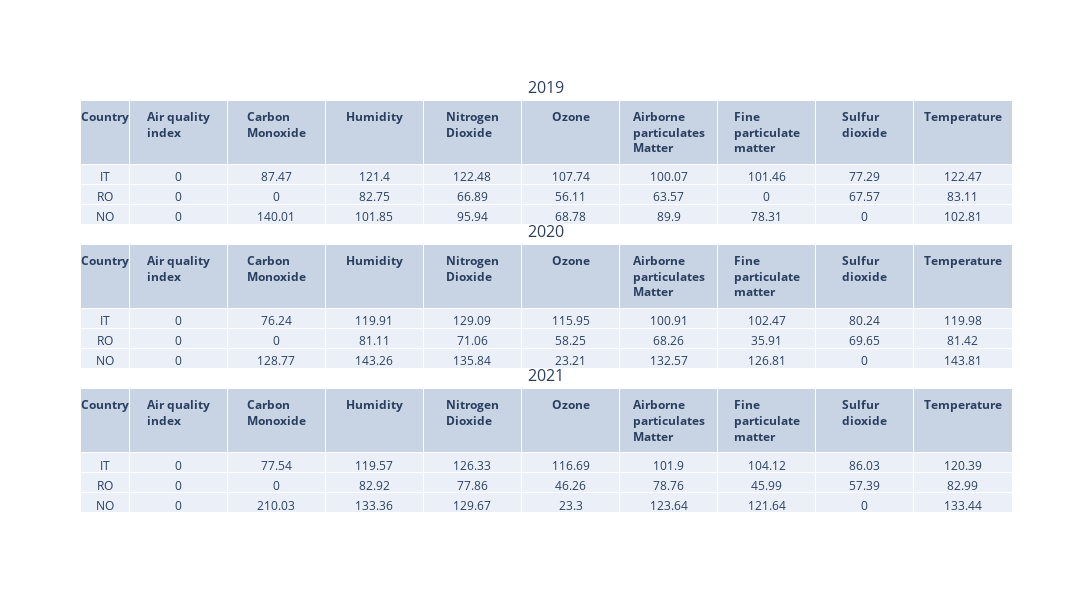

The cell this chart's notebook holds for it:
### Code cell
countries = ['IT', 'RO', 'NO' ]


fig = make_subplots(
    rows=3, cols=1,
    shared_xaxes=True,
    vertical_spacing=0.03,
    specs=[[{"type": "table"}],
           [{"type": "table"}],
           [{"type": "table"}]],
    subplot_titles=("2019", "2020", "2021")
    )

# 2019
fig.add_trace(go.Table( columnwidth = [10,20,20, 20,20,20,20,20,20,20,20,20,20,20,20,20,20,20],
                  header=dict(values=['<b>Country</b>', '<b>Air quality index</b>', '<b>Carbon Monoxide</b>',
                                      '<b>Humidity</b>', '<b>Nitrogen Dioxide</b>', '<b>Ozone</b>', '<b>Airborne particulates Matter</b>', 
                                      '<b>Fine particulate matter</b>', '<b>Sulfur dioxide</b>', '<b>Temperature</b>']),
                 cells=dict(values=[
                      [country for country in countries],
                      [round(value,2) for value in [res[(res['Specie'] == 'aqi') & (res['Country'] == country) & (res['Year'] == '2019')]['count'] for country in countries]],
                      [round(value,2) for value in [res[(res['Specie'] == 'co') & (res['Country'] == country) & (res['Year'] == '2019')]['count'] for country in countries]],
                      [round(value,2) for value in [res[(res['Specie'] == 'humidity') & (res['Country'] == country) & (res['Year'] == '2019')]['count'] for country in countries]],
                      [round(value,2) for value in [res[(res['Specie'] == 'no2') & (res['Country'] == country) & (res['Year'] == '2019')]['count'] for country in countries]],
                      [round(value,2) for value in [res[(res['Specie'] == 'o3') & (res['Country'] == country) & (res['Year'] == '2019')]['count'] for country in countries]],
                      [round(value,2) for value in [res[(res['Specie'] == 'pm10') & (res['Country'] == country) & (res['Year'] == '2019')]['count'] for country in countries]],
                      [round(value,2) for value in [res[(res['Specie'] == 'pm25') & (res['Country'] == country) & (res['Year'] == '2019')]['count'] for country in countries]],
                      [round(value,2) for value in [res[(res['Specie'] == 'so2') & (res['Country'] == country) & (res['Year'] == '2019')]['count'] for country in countries]],
                      [round(value,2) for value in [res[(res['Specie'] == 'temperature') & (res['Country'] == country) & (res['Year'] == '2019')]['count'] for country in countries]],
                                    ]
                            )
                        ),
                row = 1, col = 1
                )

# 2020
fig.add_trace(go.Table( columnwidth = [10,20,20, 20,20,20,20,20,20,20,20,20,20,20,20,20,20,20],
                  header=dict(values=['<b>Country</b>', '<b>Air quality index</b>', '<b>Carbon Monoxide</b>',
                                      '<b>Humidity</b>', '<b>Nitrogen Dioxide</b>', '<b>Ozone</b>', '<b>Airborne particulates Matter</b>', 
                                      '<b>Fine particulate matter</b>', '<b>Sulfur dioxide</b>', '<b>Temperature</b>']),
                 cells=dict(values=[
                      [country for country in countries],
                      [round(value,2) for value in [res[(res['Specie'] == 'aqi') & (res['Country'] == country) & (res['Year'] == '2020')]['count'] for country in countries]],
                      [round(value,2) for value in [res[(res['Specie'] == 'co') & (res['Country'] == country) & (res['Year'] == '2020')]['count'] for country in countries]],
                      [round(value,2) for value in [res[(res['Specie'] == 'humidity') & (res['Country'] == country) & (res['Year'] == '2020')]['count'] for country in countries]],
                      [round(value,2) for value in [res[(res['Specie'] == 'no2') & (res['Country'] == country) & (res['Year'] == '2020')]['count'] for country in countries]],
                      [round(value,2) for value in [res[(res['Specie'] == 'o3') & (res['Country'] == country) & (res['Year'] == '2020')]['count'] for country in countries]],
                      [round(value,2) for value in [res[(res['Specie'] == 'pm10') & (res['Country'] == country) & (res['Year'] == '2020')]['count'] for country in countries]],
                      [round(value,2) for value in [res[(res['Specie'] == 'pm25') & (res['Country'] == country) & (res['Year'] == '2020')]['count'] for country in countries]],
                      [round(value,2) for value in [res[(res['Specie'] == 'so2') & (res['Country'] == country) & (res['Year'] == '2020')]['count'] for country in countries]],
                      [round(value,2) for value in [res[(res['Specie'] == 'temperature') & (res['Country'] == country) & (res['Year'] == '2020')]['count'] for country in countries]],
                                    ]
                            )
                        ),
                row = 2, col = 1
                )
                      
# 2021   
fig.add_trace(go.Table( columnwidth = [10,20,20, 20,20,20,20,20,20,20,20,20,20,20,20,20,20,20],
                header=dict(values=['<b>Country</b>', '<b>Air quality index</b>', '<b>Carbon Monoxide</b>',
                                        '<b>Humidity</b>', '<b>Nitrogen Dioxide</b>', '<b>Ozone</b>', '<b>Airborne particulates Matter</b>', 
                                        '<b>Fine particulate matter</b>', '<b>Sulfur dioxide</b>', '<b>Temperature</b>']),
                cells=dict(values=[
                        [country for country in countries],
                        [round(value,2) for value in [res[(res['Specie'] == 'aqi') & (res['Country'] == country) & (res['Year'] == '2021')]['count'] for country in countries]],
                        [round(value,2) for value in [res[(res['Specie'] == 'co') & (res['Country'] == country) & (res['Year'] == '2021')]['count'] for country in countries]],
                        [round(value,2) for value in [res[(res['Specie'] == 'humidity') & (res['Country'] == country) & (res['Year'] == '2021')]['count'] for country in countries]],
                        [round(value,2) for value in [res[(res['Specie'] == 'no2') & (res['Country'] == country) & (res['Year'] == '2021')]['count'] for country in countries]],
                        [round(value,2) for value in [res[(res['Specie'] == 'o3') & (res['Country'] == country) & (res['Year'] == '2021')]['count'] for country in countries]],
                        [round(value,2) for value in [res[(res['Specie'] == 'pm10') & (res['Country'] == country) & (res['Year'] == '2021')]['count'] for country in countries]],
                        [round(value,2) for value in [res[(res['Specie'] == 'pm25') & (res['Country'] == country) & (res['Year'] == '2021')]['count'] for country in countries]],
                        [round(value,2) for value in [res[(res['Specie'] == 'so2') & (res['Country'] == country) & (res['Year'] == '2021')]['count'] for country in countries]],
                        [round(value,2) for value in [res[(res['Specie'] == 'temperature') & (res['Country'] == country) & (res['Year'] == '2021')]['count'] for country in countries]],
                                        ]
                                )
                        ),
        row = 3, col = 1
        )

fig.update_layout(width=1200,height=600)

### Figure 1 — Plotly figure (JSON) as saved in the notebook; plotly's stock layout.template omitted (floating-point values rounded to 4 significant figures)
{"data": [{"cells": {"values": [["IT", "RO", "NO"], [[0], [0], [0]], [[87.47], [0], [140.0]], [[121.4], [82.75], [101.8]], [[122.5], [66.89], [95.94]], [[107.7], [56.11], [68.78]], [[100.1], [63.57], [89.9]], [[101.5], [0], [78.31]], [[77.29], [67.57], [0]], [[122.5], [83.11], [102.8]]]}, "columnwidth": [10, 20, 20, 20, 20, 20, 20, 20, 20, 20, 20, 20, 20, 20, 20, 20, 20, 20], "domain": {"x": [0, 1], "y": [0.6867, 1.0]}, "header": {"values": ["<b>Country</b>", "<b>Air quality index</b>", "<b>Carbon Monoxide</b>", "<b>Humidity</b>", "<b>Nitrogen Dioxide</b>", "<b>Ozone</b>", "<b>Airborne particulates Matter</b>", "<b>Fine particulate matter</b>", "<b>Sulfur dioxide</b>", "<b>Temperature</b>"]}, "type": "table"}, {"cells": {"values": [["IT", "RO", "NO"], [[0], [0], [0]], [[76.24], [0], [128.8]], [[119.9], [81.11], [143.3]], [[129.1], [71.06], [135.8]], [[116.0], [58.25], [23.21]], [[100.9], [68.26], [132.6]], [[102.5], [35.91], [126.8]], [[80.24], [69.65], [0]], [[120.0], [81.42], [143.8]]]}, "columnwidth": [10, 20, 20, 20, 20, 20, 20, 20, 20, 20, 20, 20, 20, 20, 20, 20, 20, 20], "domain": {"x": [0, 1], "y": [0.3433, 0.6567]}, "header": {"values": ["<b>Country</b>", "<b>Air quality index</b>", "<b>Carbon Monoxide</b>", "<b>Humidity</b>", "<b>Nitrogen Dioxide</b>", "<b>Ozone</b>", "<b>Airborne particulates Matter</b>", "<b>Fine particulate matter</b>", "<b>Sulfur dioxide</b>", "<b>Temperature</b>"]}, "type": "table"}, {"cells": {"values": [["IT", "RO", "NO"], [[0], [0], [0]], [[77.54], [0], [210.0]], [[119.6], [82.92], [133.4]], [[126.3], [77.86], [129.7]], [[116.7], [46.26], [23.3]], [[101.9], [78.76], [123.6]], [[104.1], [45.99], [121.6]], [[86.03], [57.39], [0]], [[120.4], [82.99], [133.4]]]}, "columnwidth": [10, 20, 20, 20, 20, 20, 20, 20, 20, 20, 20, 20, 20, 20, 20, 20, 20, 20], "domain": {"x": [0, 1], "y": [0, 0.3133]}, "header": {"values": ["<b>Country</b>", "<b>Air quality index</b>", "<b>Carbon Monoxide</b>", "<b>Humidity</b>", "<b>Nitrogen Dioxide</b>", "<b>Ozone</b>", "<b>Airborne particulates Matter</b>", "<b>Fine particulate matter</b>", "<b>Sulfur dioxide</b>", "<b>Temperature</b>"]}, "type": "table"}], "layout": {"annotations": [{"font": {"size": 16}, "showarrow": false, "text": "2019", "x": 0.5, "xanchor": "center", "xref": "paper", "y": 1.0, "yanchor": "bottom", "yref": "paper"}, {"font": {"size": 16}, "showarrow": false, "text": "2020", "x": 0.5, "xanchor": "center", "xref": "paper", "y": 0.6567, "yanchor": "bottom", "yref": "paper"}, {"font": {"size": 16}, "showarrow": false, "text": "2021", "x": 0.5, "xanchor": "center", "xref": "paper", "y": 0.3133, "yanchor": "bottom", "yref": "paper"}], "height": 600, "width": 1200}}
